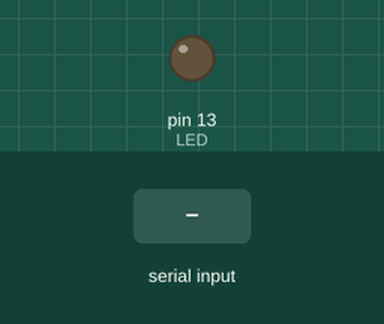
Recording of a sketch running on a simulated Arduino Uno, built with avr-gcc and run on an emulated ATmega328P. On the bench: output pins drawn as LEDs (lit = HIGH). Inputs (shaded band) come from the test bench.

Above: at 1.2 s.
1.3 s: "s" received over Serial
At 2.0 s:
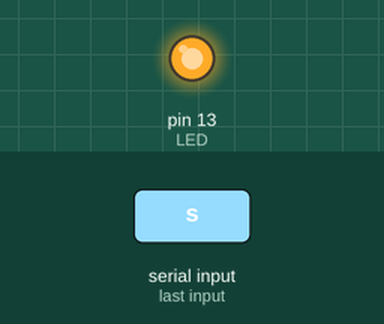
2.8 s: "1" received over Serial
At 4.7 s:
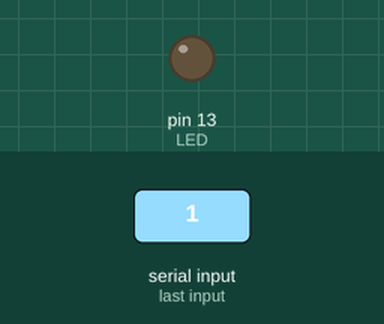
Timing chart, 0 to 6.2 s (numbered marks = the images above; inputs shaded):
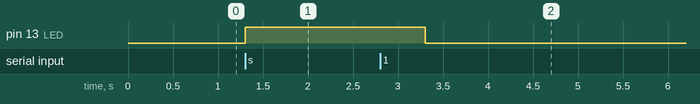

The sketch:

py_communication.ino
```cpp
int LED=13;
void setup() {
  // put your setup code here, to run once:
  pinMode(LED,OUTPUT);
  digitalWrite(LED, LOW);
  Serial.begin(9600);

}

void loop() {
  // put your main code here, to run repeatedly:
  if(Serial.available()>0)
  {
    if(Serial.read()=='s')
    {
      digitalWrite(LED, HIGH);
      delay(2000);
    }
    else
    {
      digitalWrite(LED, LOW);
    }
  }

}
```

Measured:
- after the input at 1.3 s, pin 13 (LED): LOW → HIGH at once
- after the input at 2.8 s, pin 13 (LED): HIGH → LOW after 0.50 s
